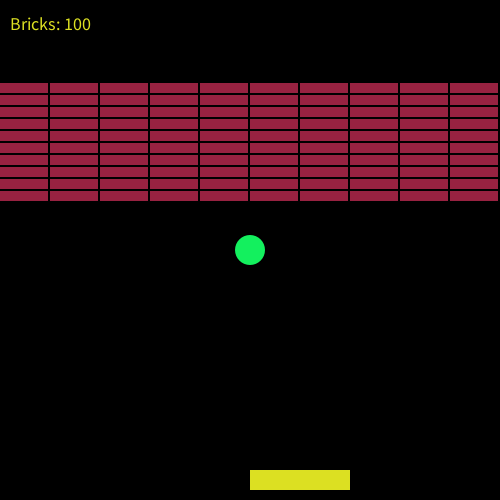
Frame 1 (no input)
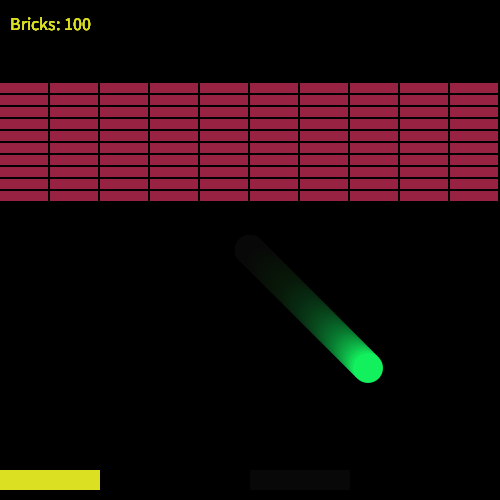
Frame 60 (the mouse pressed at the canvas centre just before this capture)
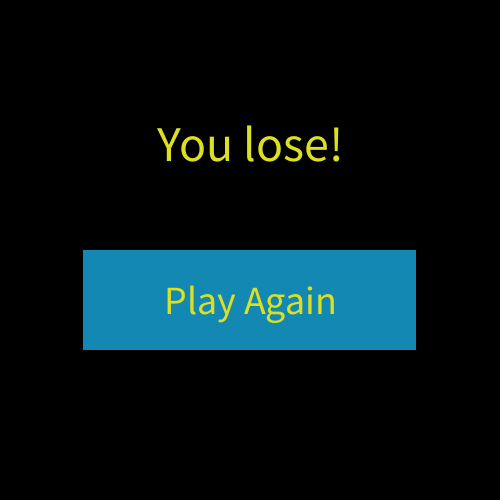
Frame 120 (the mouse held since frame 60 and released just before this capture)

The Processing sketch that drew these frames (run headless with seeded random() and noise(); from frame 60 on, the mouse is pressed at the canvas centre):

// Processing sketch: Breakout_Game
// ── Breakout_Game.pde
Ball ball;
ArrayList<Brick> bricks;
Paddle paddle;
ArrayList<Confetti> stars;  //for falling stars when you win

void setup() {
  size(500, 500);
  setupGame();
}


void setupGame() {
  background(0);
  ball = new Ball(width/2, height/2, 30, color(#13F05E));
  bricks = new ArrayList<Brick>();
  paddle = new Paddle(width/2, height - 30, width/5, 20, color(#DCE022));

  int brickWidth = width/10; 
  int brickHeight = height/40; //divide screen by 4, then by 10 for 10 bricks

  //create the 10x10 grid of bricks
  for (int i = 0; i < 10; i++) {
    for (int j = 0; j < 10; j++) {
      //-2 in size is for space between bricks
      Brick b = new Brick(i*brickWidth, j*brickHeight + height/6, brickWidth-2, brickHeight-2, color(#982241));
      bricks.add(b);
    }
  }

  //create a list of confetti that will fall if the user wins 
  stars = new ArrayList<Confetti>();
  for (int i=0; i< 30; i++) {
    float innerRad = random(2, 6); //determine inner star radius before outer radius
    Confetti c = new Confetti(random(0, width), -10, innerRad, random(innerRad+3, innerRad+6), color(random(256), random(256), random(256)) );
    stars.add(c);
  }
}








void draw() {

  fill(0, 0, 0, 15);
  rect(0, 0, width, height);

  //display all remaining bricks
  for (int i=0; i<bricks.size(); i++) {  
    Brick b = bricks.get(i);
    b.display();
  }

  ball.display();
  ball.move();

  paddle.display();
  paddle.move();

  //if ball hits paddle
  if (ball.x + ball.size/2 > paddle.x   //ball is to the right of the left side of the paddle
    && ball.x - ball.size/2 < paddle.x + paddle.pwidth //ball is to the left of right side of paddle
    && ball.y + ball.size/2 > paddle.y) {  //ball has crossed the top of the paddle

    ball.setVelocity(ball.vx, -ball.vy);          //negate the Y velocity of the ball
  }

  //if brick hits ball
  for (int i = 0; i < bricks.size(); i++) {
    Brick b = bricks.get(i);
    //check when top of ball hits bottom of brick
    if ((ball.x+ball.size/2) > b.x  //right edge of ball to right of left edge of brick
      && (ball.x-ball.size/2) < b.x + b.bwidth //left edge of ball to left of right edge of brick
      && ball.y - ball.size/2 < (b.y+b.bheight) //top edge of ball to the top of bottom edge of brick
      && ball.y + ball.size/2 > (b.y+b.bheight)  ) { //bottom of ball is below bottom of brick
      ball.setVelocity(ball.vx, -ball.vy);
      bricks.remove(b);
    }
    //ADVANCED: check when bottom of ball hits top of brick
    else if ((ball.x+ball.size/2) > b.x  //right edge of ball to right of left edge of brick
      && (ball.x-ball.size/2) < b.x + b.bwidth //left edge of ball to left of right edge of brick
      && ball.y + ball.size/2 > b.y   //bottom edge of ball below top edge of brick
      && ball.y - ball.size/2 < b.y) { //top edge of ball above top edge of brick
      ball.setVelocity(ball.vx, -ball.vy);
      bricks.remove(b);
    }
  }

  //draw number bricks left on the screen
  fill(#DCE022);
  textSize(18);
  textAlign(LEFT);
  text("Bricks: " + bricks.size(), 10, 30);


  //check if you lost
  if (ball.y + ball.size/2 > height) { 
    background(0); //erase everything
    gameEndScreen("You lose!");
  }

  //check if you won
  if (bricks.size() == 0) {
    background(0); //erase everything
    gameEndScreen("You Win!");
    //make confetti fall
    for (int i=0; i < stars.size(); i++) {
      Confetti c = stars.get(i);
      c.display();
      c.move();
    }
  }
}

//same for both win and lose screen
void gameEndScreen(String text) {

  textSize(50);
  textAlign(CENTER, CENTER); //put (x,y) of text in middle of text
  text(text, width/2, height/3.5);
  ball.setVelocity(0, 0); //stop the ball so the game will stop

  //Play Again button
  fill(#1288B2);
  rect(width/6, height/2, width*2/3, height/5);
  fill(#DCE022);
  textSize(40);
  text("Play Again", width/2, height/2 + height/10);
}




void mousePressed() {
  //if Play Again button is pressed, then reset game
  if (ball.vx == 0 && ball.vy == 0 //speed should only be zero when game ended
    && mouseX > width/6 && mouseX < width/6 + width*2/3 //if in bounds of play again button
    && mouseY > height/2 && mouseY < height/2 + height/5 ) { 
    setupGame();
  }
}
// ── Ball.pde
//A class that represents a bouncing ball
class Ball {

  float x; //x position of ball
  float y;  //y position of ball
  float vx; //how much x changes when ball moves
  float vy; //how much y changes when ball moves
  float size;  //width and height of ball
  color ballColor;

  Ball(float nx, float ny, float nsize, color c) {
    x = nx;
    y = ny;
    size = nsize;
    ballColor = c;

    vx = 2;//random(-5,5); //negative means left, positive means right
    vy = 2; //random(-7,7);
  }

  void move() {
    x = x + vx;
    y = y + vy;

    if (x + size/2 > width || x - size/2 < 0) { //if the ball goes out of bounds
      vx = -vx; //go in the opposite direction
    }

    if (y + size/2 > height || y - size/2 < 0) { //if the ball goes out of bounds
      vy = -vy;  //go in the opposite direction
    }
  }

  void display() {
    noStroke();
    fill(ballColor);
    ellipse(x, y, size, size);
  }

  void setVelocity(float newvx, float newvy) {
    vx = newvx;
    vy = newvy;
  }
}
// ── Brick.pde
class Brick {
  
    float x; //x position
    float y;  //y position
    float bwidth;  //width of brick
    float bheight; //height of brick
    color brickColor;
 
  Brick(float startx, float starty, float startWidth, float startHeight, color c) {
    
    x = startx;
    y = starty;
    bwidth = startWidth;
    bheight = startHeight;
    brickColor = c;    
  }
  
  void display() {
    noStroke();
    fill(brickColor);
    rect(x,y,bwidth,bheight);    
  }
  
  void move() {
   //do nothing!!! bricks don't move!!! 
  }
  

  
}
// ── Confetti.pde
class Confetti {
  
    float x; //x position 
    float y;  //y position 
    float rad1;  //inner radius of star
    float rad2; //outer radius of star (for outer points of star)
    color cColor;
    float vy;
 
  Confetti(float startx, float starty, float startRad1, float startRad2, color c) {
    
    x = startx;
    y = starty;
    rad1 = startRad1;
    rad2 = startRad2;
    cColor = c;    
    vy = random(1,10);
  }
  
  void display() {
    noStroke();
    fill(cColor);    
    star(x, y, rad1, rad2, 5); 
  }
  
  
  //code copied from here: https://processing.org/examples/star.html
  void star(float x, float y, float radius1, float radius2, int npoints) {
  float angle = TWO_PI / npoints;
  float halfAngle = angle/2.0;
  beginShape();
  for (float a = 0; a < TWO_PI; a += angle) {
    float sx = x + cos(a) * radius2;
    float sy = y + sin(a) * radius2;
    vertex(sx, sy);
    sx = x + cos(a+halfAngle) * radius1;
    sy = y + sin(a+halfAngle) * radius1;
    vertex(sx, sy);
  }
  endShape(CLOSE);
}
  
  
  
  
  
  void move() {
    y = y + vy;
    
    //when star gets to bottom of screen, let it fall from top again
    if (y > height) {
      y = -10;
    }
    
  }
  
  
  
  
  
  
}
// ── Paddle.pde
class Paddle {

  
    float x; //x position 
    float y;  //y position
    //no vx - paddle's speed follows the mouse
    //no vy - paddle does not go up or down
    float pwidth;  //paddle width
    float pheight; //paddle height
    color pColor;
 
  Paddle(float startx, float starty, float startWidth, float startHeight, color c) {
    
    x = startx;
    y = starty;
    pwidth = startWidth;
    pheight = startHeight;
    pColor = c;    

  }
  
  void display() {
    noStroke();
    fill(pColor);
    rect(x,y,pwidth,pheight);    
  }
  
  void move() {
   //move only along x direction
     x = mouseX; 
     //keep paddle from going off the right edge of the screen
     if (x > width - pwidth) {
       x = width - pwidth;       
     }
  }
  
  
  
  
  
  
}
  
  
  
  
  
  
  
  
  
